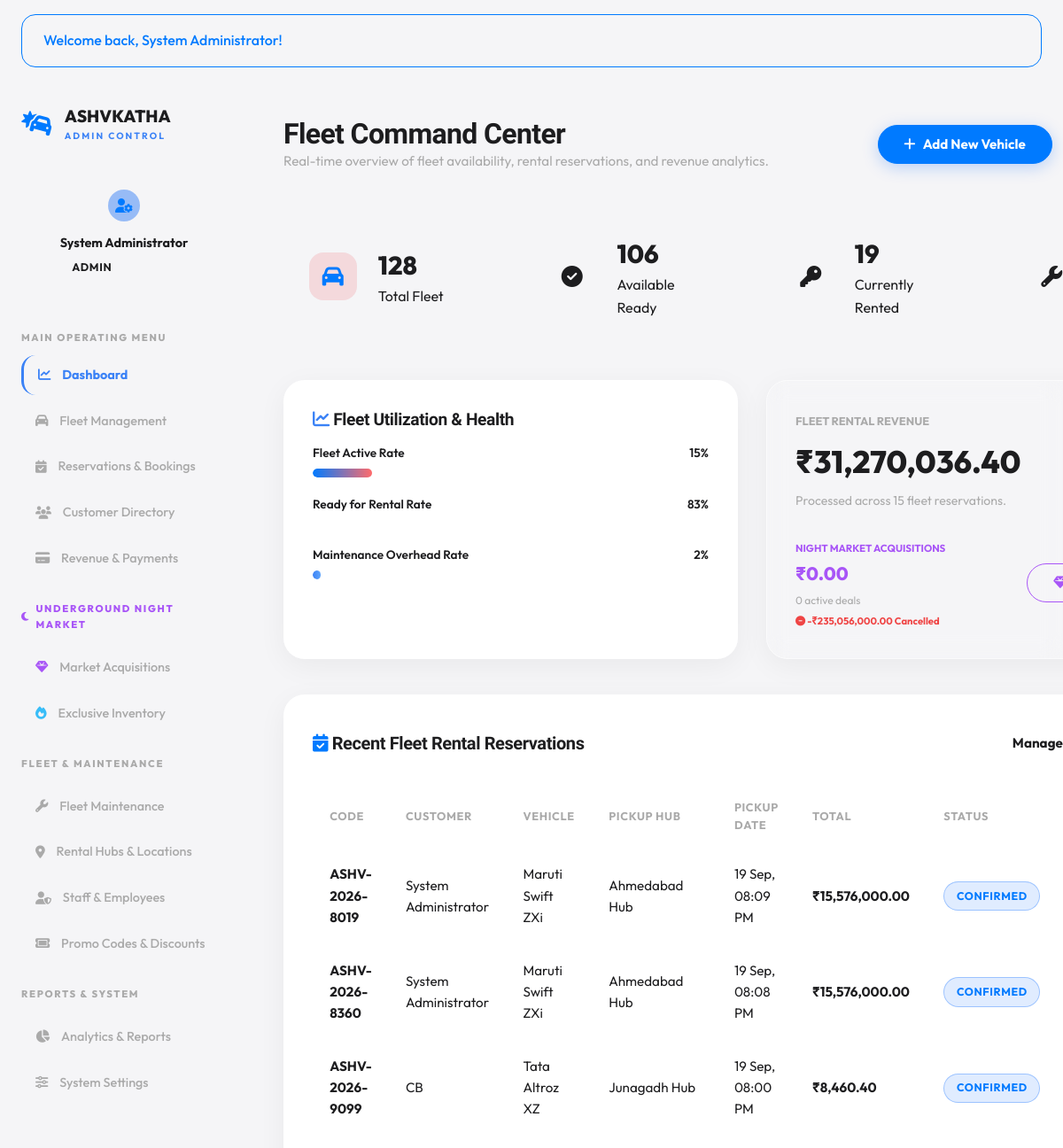
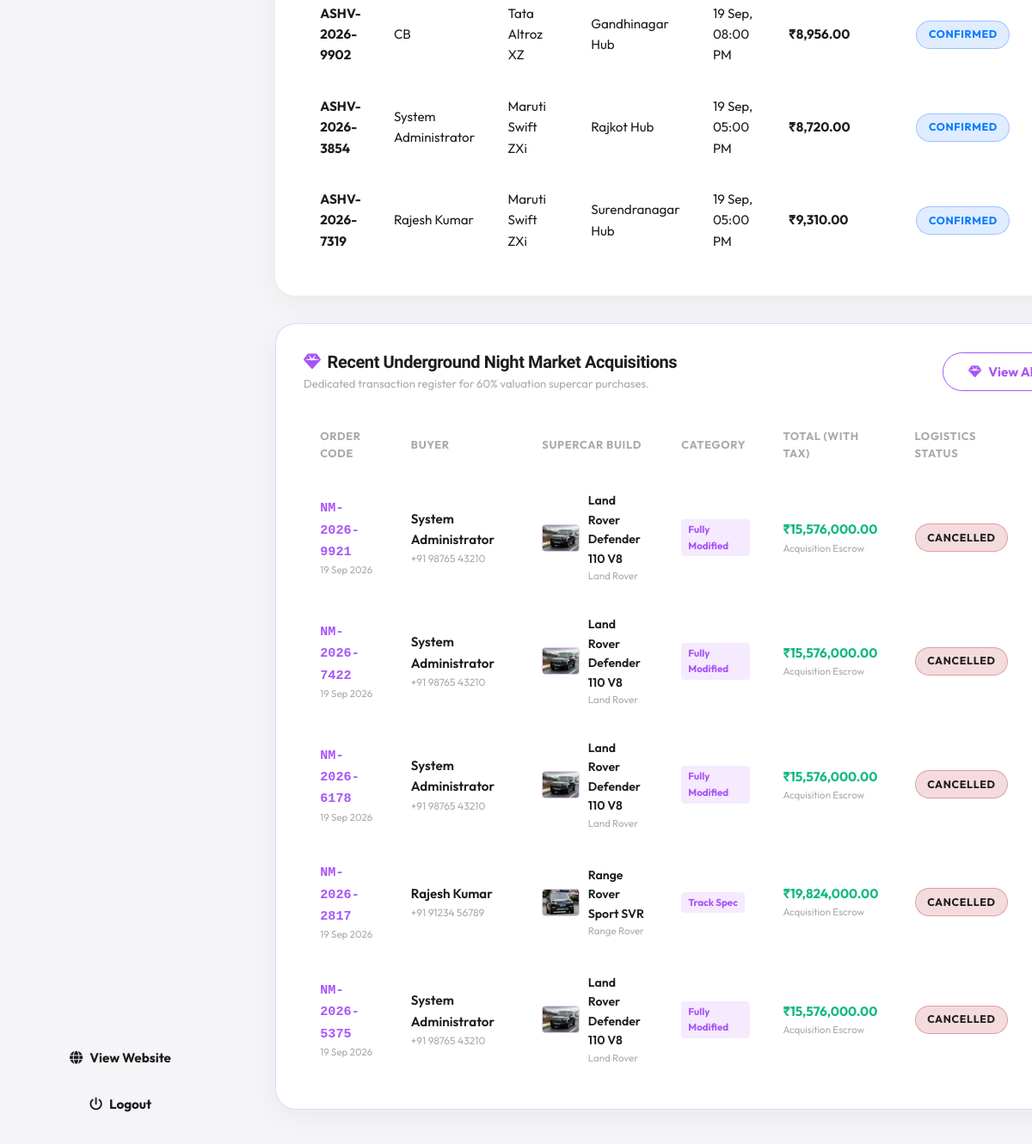
Page /admin/dashboard.php (signed in) on the committed database (2 pictures, top to bottom).
### tables this page shows
CREATE TABLE `bookings` (
  `id` int(11) NOT NULL AUTO_INCREMENT,
  `booking_code` varchar(20) NOT NULL,
  `user_id` int(11) NOT NULL,
  `vehicle_id` int(11) NOT NULL,
  `pickup_location_id` int(11) NOT NULL,
  `dropoff_location_id` int(11) NOT NULL,
  `delivery_method` varchar(100) DEFAULT 'Hub Self-Pickup',
  `delivery_address` varchar(255) DEFAULT NULL,
  `pickup_datetime` datetime NOT NULL,
  `return_datetime` datetime NOT NULL,
  `total_days` int(11) NOT NULL,
  `base_amount` decimal(10,2) NOT NULL,
  `extra_charges` decimal(10,2) NOT NULL DEFAULT 0.00,
  `discount_amount` decimal(10,2) NOT NULL DEFAULT 0.00,
  `tax_amount` decimal(10,2) NOT NULL DEFAULT 0.00,
  `deposit_amount` decimal(10,2) NOT NULL DEFAULT 0.00,
  `total_amount` decimal(10,2) NOT NULL,
  `status` enum('pending','confirmed','active','completed','cancelled') NOT NULL DEFAULT 'confirmed',
  `created_at` timestamp NOT NULL DEFAULT current_timestamp(),
  PRIMARY KEY (`id`),
  UNIQUE KEY `booking_code` (`booking_code`),
  KEY `user_id` (`user_id`),
  KEY `vehicle_id` (`vehicle_id`),
  KEY `pickup_location_id` (`pickup_location_id`),
  KEY `dropoff_location_id` (`dropoff_location_id`),
  CONSTRAINT `bookings_ibfk_1` FOREIGN KEY (`user_id`) REFERENCES `users` (`id`) ON DELETE CASCADE,
  CONSTRAINT `bookings_ibfk_2` FOREIGN KEY (`vehicle_id`) REFERENCES `vehicles` (`id`) ON DELETE CASCADE,
  CONSTRAINT `bookings_ibfk_3` FOREIGN KEY (`pickup_location_id`) REFERENCES `locations` (`id`) ON DELETE CASCADE,
  CONSTRAINT `bookings_ibfk_4` FOREIGN KEY (`dropoff_location_id`) REFERENCES `locations` (`id`) ON DELETE CASCADE
);

CREATE TABLE `users` (
  `id` int(11) NOT NULL AUTO_INCREMENT,
  `full_name` varchar(100) NOT NULL,
  `email` varchar(100) NOT NULL,
  `password` varchar(255) NOT NULL,
  `phone` varchar(20) NOT NULL,
  `role` enum('admin','manager','staff','customer') NOT NULL DEFAULT 'customer',
  `driving_license` varchar(50) DEFAULT NULL,
  `address` text DEFAULT NULL,
  `created_at` timestamp NOT NULL DEFAULT current_timestamp(),
  PRIMARY KEY (`id`),
  UNIQUE KEY `email` (`email`)
);

CREATE TABLE `vehicles` (
  `id` int(11) NOT NULL AUTO_INCREMENT,
  `category_id` int(11) NOT NULL,
  `location_id` int(11) NOT NULL,
  `brand` varchar(50) NOT NULL,
  `model` varchar(50) NOT NULL,
  `year` int(11) NOT NULL,
  `reg_number` varchar(30) NOT NULL,
  `fuel_type` enum('Petrol','Diesel','Electric','Hybrid') NOT NULL,
  `transmission` enum('Automatic','Manual') NOT NULL,
  `seating_capacity` int(11) NOT NULL,
  `daily_rate` decimal(10,2) NOT NULL,
  `hourly_rate` decimal(10,2) NOT NULL,
  `deposit_amount` decimal(10,2) NOT NULL,
  `status` enum('available','reserved','rented','returned','maintenance') NOT NULL DEFAULT 'available',
  `insurance_expiry` date DEFAULT '2026-12-31',
  `puc_expiry` date DEFAULT '2026-12-31',
  `image_url` varchar(255) NOT NULL,
  `mileage` varchar(50) NOT NULL,
  `description` text NOT NULL,
  `features` text NOT NULL,
  PRIMARY KEY (`id`),
  UNIQUE KEY `reg_number` (`reg_number`),
  KEY `category_id` (`category_id`),
  KEY `location_id` (`location_id`),
  CONSTRAINT `vehicles_ibfk_1` FOREIGN KEY (`category_id`) REFERENCES `vehicle_categories` (`id`) ON DELETE CASCADE,
  CONSTRAINT `vehicles_ibfk_2` FOREIGN KEY (`location_id`) REFERENCES `locations` (`id`) ON DELETE CASCADE
);

CREATE TABLE `locations` (
  `id` int(11) NOT NULL AUTO_INCREMENT,
  `city_name` varchar(50) NOT NULL,
  `location_address` varchar(255) NOT NULL,
  `contact_phone` varchar(20) NOT NULL,
  `status` enum('active','inactive') NOT NULL DEFAULT 'active',
  PRIMARY KEY (`id`)
);

CREATE TABLE `night_market_orders` (
  `id` int(11) NOT NULL AUTO_INCREMENT,
  `order_code` varchar(30) NOT NULL,
  `user_id` int(11) NOT NULL,
  `car_id` int(11) NOT NULL,
  `buyer_name` varchar(120) NOT NULL,
  `buyer_email` varchar(120) NOT NULL,
  `buyer_phone` varchar(30) NOT NULL,
  `delivery_option` varchar(255) NOT NULL,
  `delivery_address` text NOT NULL,
  `acquisition_price` decimal(15,2) NOT NULL,
  `tax_amount` decimal(15,2) NOT NULL DEFAULT 0.00,
  `total_amount` decimal(15,2) NOT NULL,
  `payment_method` varchar(150) NOT NULL DEFAULT 'Crypto Multi-Sig Escrow (USDT / BTC / ETH Cold Storage)',
  `payment_status` enum('pending','escrow_hold','completed','refunded') NOT NULL DEFAULT 'completed',
  `order_status` enum('pending','confirmed','in_transit','delivered','cancelled') NOT NULL DEFAULT 'confirmed',
  `transaction_id` varchar(50) DEFAULT NULL,
  `notes` text DEFAULT NULL,
  `created_at` timestamp NOT NULL DEFAULT current_timestamp(),
  `updated_at` timestamp NOT NULL DEFAULT current_timestamp() ON UPDATE current_timestamp(),
  PRIMARY KEY (`id`),
  UNIQUE KEY `order_code` (`order_code`),
  KEY `idx_user` (`user_id`),
  KEY `idx_car` (`car_id`),
  KEY `idx_order_status` (`order_status`)
);

CREATE TABLE `night_market` (
  `id` int(11) NOT NULL AUTO_INCREMENT,
  `vehicle_name` varchar(100) NOT NULL,
  `brand` varchar(50) NOT NULL DEFAULT '',
  `fuel_type` varchar(30) NOT NULL DEFAULT 'Petrol',
  `subtitle` varchar(100) NOT NULL,
  `category` enum('Blackout Edition','Fully Modified','Street Spec','Track Spec','Race Builds','No-Plate Display','Custom Builds','Rare Imports') NOT NULL,
  `badge_type` varchar(50) NOT NULL DEFAULT 'Non-Road-Legal',
  `daily_rate` decimal(10,2) NOT NULL,
  `image_url` varchar(255) NOT NULL,
  `specs_json` text NOT NULL,
  `features` text NOT NULL,
  `status` enum('available','coming_soon','sold_out') NOT NULL DEFAULT 'available',
  `is_returning` tinyint(1) DEFAULT 0,
  `is_featured` tinyint(1) DEFAULT 1,
  `created_at` timestamp NOT NULL DEFAULT current_timestamp(),
  PRIMARY KEY (`id`)
);

### admin/dashboard.php (the view, shortened to what the rows shown need)
<?php
require_once __DIR__ . '/../includes/functions.php';
$db = get_db_connection();
$recent_nm_orders = $db->query("
    SELECT o.*, nm.vehicle_name, nm.brand, nm.category, nm.image_url
    FROM night_market_orders o
    JOIN night_market nm ON o.car_id = nm.id
    ORDER BY o.created_at DESC LIMIT 5
")->fetchAll();
$recent_bookings = $db->query("
    SELECT b.*, v.brand, v.model, u.full_name as customer_name, l.city_name
    FROM bookings b
    JOIN vehicles v ON b.vehicle_id = v.id
    JOIN users u ON b.user_id = u.id
    JOIN locations l ON b.pickup_location_id = l.id
    ORDER BY b.created_at DESC LIMIT 6
")->fetchAll();
include __DIR__ . '/../includes/header.php';
?>
<div class="dashboard-layout">
  <main class="dashboard-content">
    <div class="dashboard-header">
      <div>
        <h1 class="dashboard-title">Fleet Command Center</h1>
      </div>
    </div>
    <div class="card" style="margin-bottom: 2rem;">
      <div class="table-responsive">
        <table class="data-table">
          <thead>
            <tr>
              <th>Code</th>
              <th>Customer</th>
              <th>Vehicle</th>
              <th>Pickup Hub</th>
              <th>Pickup Date</th>
              <th>Total</th>
              <th>Status</th>
              <th>Quick Action</th>
            </tr>
          </thead>
          <tbody>
            <?php if (empty($recent_bookings)): ?>
              <tr>
                <td colspan="8" style="text-align: center; color: var(--text-muted); padding: 2rem;">No fleet rental reservations found.</td>
              </tr>
            <?php else: ?>
              <?php foreach ($recent_bookings as $rb): ?>
                <tr>
                  <td><strong><?php echo htmlspecialchars($rb['booking_code']); ?></strong></td>
                  <td><?php echo htmlspecialchars($rb['customer_name']); ?></td>
                  <td><?php echo htmlspecialchars($rb['brand'] . ' ' . $rb['model']); ?></td>
                  <td><?php echo htmlspecialchars($rb['city_name']); ?> Hub</td>
                  <td><?php echo date('d M, h:i A', strtotime($rb['pickup_datetime'])); ?></td>
                  <td><strong><?php echo format_currency($rb['total_amount']); ?></strong></td>
                  <td><?php echo get_status_badge($rb['status']); ?></td>
                  <td>
                  </td>
                </tr>
              <?php endforeach; ?>
            <?php endif; ?>
          </tbody>
        </table>
      </div>
    </div>
    <div class="card" style="border: 1px solid rgba(168, 85, 247, 0.25);">
      <div class="table-responsive">
        <table class="data-table">
          <thead>
            <tr>
              <th>Order Code</th>
              <th>Buyer</th>
              <th>Supercar Build</th>
              <th>Category</th>
              <th>Total (with Tax)</th>
              <th>Logistics Status</th>
              <th style="text-align: right;">Action</th>
            </tr>
          </thead>
          <tbody>
            <?php if (empty($recent_nm_orders)): ?>
              <tr>
                <td colspan="7" style="text-align: center; color: var(--text-muted); padding: 2rem;">No Night Market acquisitions recorded yet.</td>
              </tr>
            <?php else: ?>
              <?php foreach ($recent_nm_orders as $nmo):
                $nm_img = (strpos($nmo['image_url'], 'http') === 0) ? $nmo['image_url'] : url($nmo['image_url']);
              ?>
                <tr>
                  <td>
                    <span style="font-family: monospace; font-weight: 700; color: #a855f7;">
                      <?php echo htmlspecialchars($nmo['order_code']); ?>
                    </span>
                    <div style="font-size: 0.72rem; color: var(--text-muted);">
                      <?php echo date('d M Y', strtotime($nmo['created_at'])); ?>
                    </div>
                  </td>
                  <td>
                    <div style="font-weight: 600; color: var(--text-main);">
                      <?php echo htmlspecialchars($nmo['buyer_name']); ?>
                    </div>
                    <div style="font-size: 0.75rem; color: var(--text-muted);">
                      <?php echo htmlspecialchars($nmo['buyer_phone']); ?>
                    </div>
                  </td>
                  <td>
                    <div style="display: flex; align-items: center; gap: 0.6rem;">
                      <img src="<?php echo htmlspecialchars($nm_img); ?>" alt="" style="width: 44px; height: 32px; object-fit: cover; border-radius: 4px; border: 1px solid rgba(168, 85, 247, 0.3);">
                      <div>
                        <div style="font-weight: 600; font-size: 0.88rem; color: var(--text-main);">
                          <?php echo htmlspecialchars($nmo['vehicle_name']); ?>
                        </div>
                        <div style="font-size: 0.72rem; color: var(--text-muted);">
                          <?php echo htmlspecialchars($nmo['brand']); ?>
                        </div>
                      </div>
                    </div>
                  </td>
                  <td>
                    <span style="display: inline-block; padding: 0.2rem 0.5rem; border-radius: 4px; font-size: 0.72rem; font-weight: 700; background: rgba(168, 85, 247, 0.12); color: #a855f7;">
                      <?php echo htmlspecialchars($nmo['category']); ?>
                    </span>
                  </td>
                  <td>
                    <strong style="color: #10b981; font-size: 0.95rem;"><?php echo format_currency($nmo['total_amount']); ?></strong>
                    <div style="font-size: 0.72rem; color: var(--text-muted);">Acquisition Escrow</div>
                  </td>
                  <td>
                    <?php
                    $status_colors = [
                        'pending'    => 'warning',
                        'confirmed'  => 'info',
                        'in_transit' => 'primary',
                        'delivered'  => 'success',
                        'cancelled'  => 'danger'
                    ];
                    $badge_class = $status_colors[$nmo['order_status']] ?? 'secondary';
                    ?>
                    <span class="badge badge-<?php echo $badge_class; ?>">
                      <?php echo strtoupper(str_replace('_', ' ', $nmo['order_status'])); ?>
                    </span>
                  </td>
                  <td style="text-align: right;">
                  </td>
                </tr>
              <?php endforeach; ?>
            <?php endif; ?>
          </tbody>
        </table>
      </div>
    </div>
  </main>
</div>
</body>
</html>

### includes/functions.php (shortened to what the rows shown need)
<?php
function url($path = '') {
    $path = '/' . ltrim($path, '/');
    return BASE_URL . $path;
}
function format_currency($amount) {
    return '₹' . number_format((float)$amount, 2, '.', ',');
}
function get_status_badge($status) {
    $status = strtolower(trim($status));
    $badge_class = 'badge-secondary';
    $label = ucfirst($status);
    switch ($status) {
        case 'rented':
        case 'reserved':
        case 'confirmed':
        case 'in_progress':
            $badge_class = 'badge-info';
            break;
    }
    return "<span class=\"badge {$badge_class}\">" . htmlspecialchars($label) . "</span>";
}

### rows in the picture
bookings: booking_code "ASHV-2026-8019", user.full_name "System Administrator", vehicle.model "Maruti Swift ZXi", pickup_location.city_name "Ahmedabad", pickup_datetime "19 Sep, 08:09 PM", total_amount "₹15,576,000.00", status "CONFIRMED"
bookings: booking_code "ASHV-2026-8360", user.full_name "System Administrator", vehicle.model "Maruti Swift ZXi", pickup_location.city_name "Ahmedabad", pickup_datetime "19 Sep, 08:08 PM", total_amount "₹15,576,000.00", status "CONFIRMED"
bookings: booking_code "ASHV-2026-9099", user.full_name "CB", vehicle.model "Tata Altroz XZ", pickup_location.city_name "Junagadh", pickup_datetime "19 Sep, 08:00 PM", total_amount "₹8,460.40", status "CONFIRMED"
bookings: booking_code "ASHV-2026-9902", user.full_name "CB", vehicle.model "Tata Altroz XZ", pickup_location.city_name "Gandhinagar", pickup_datetime "19 Sep, 08:00 PM", total_amount "₹8,956.00", status "CONFIRMED"
bookings: booking_code "ASHV-2026-3854", user.full_name "System Administrator", vehicle.model "Maruti Swift ZXi", pickup_location.city_name "Rajkot", pickup_datetime "19 Sep, 05:00 PM", total_amount "₹8,720.00", status "CONFIRMED"
bookings: booking_code "ASHV-2026-7319", user.full_name "Rajesh Kumar", vehicle.model "Maruti Swift ZXi", pickup_location.city_name "Surendranagar", pickup_datetime "19 Sep, 05:00 PM", total_amount "₹9,310.00", status "CONFIRMED"
night_market_orders: order_code "NM-2026-9921", created_at "19 Sep 2026", buyer_name "System Administrator", buyer_phone "+91 98765 43210", night_market.image_url (picture), night_market.vehicle_name "Land Rover Defender 110 V8", night_market.brand "Land Rover", night_market.category "Fully Modified", total_amount "₹15,576,000.00", order_status "CANCELLED"
night_market_orders: order_code "NM-2026-7422", created_at "19 Sep 2026", buyer_name "System Administrator", buyer_phone "+91 98765 43210", night_market.image_url (picture), night_market.vehicle_name "Land Rover Defender 110 V8", night_market.brand "Land Rover", night_market.category "Fully Modified", total_amount "₹15,576,000.00", order_status "CANCELLED"
night_market_orders: order_code "NM-2026-6178", created_at "19 Sep 2026", buyer_name "System Administrator", buyer_phone "+91 98765 43210", night_market.image_url (picture), night_market.vehicle_name "Land Rover Defender 110 V8", night_market.brand "Land Rover", night_market.category "Fully Modified", total_amount "₹15,576,000.00", order_status "CANCELLED"
night_market_orders: order_code "NM-2026-2817", created_at "19 Sep 2026", buyer_name "Rajesh Kumar", buyer_phone "+91 91234 56789", night_market.image_url (picture), night_market.vehicle_name "Range Rover Sport SVR", night_market.brand "Range Rover", night_market.category "Track Spec", total_amount "₹19,824,000.00", order_status "CANCELLED"
night_market_orders: order_code "NM-2026-5375", created_at "19 Sep 2026", buyer_name "System Administrator", buyer_phone "+91 98765 43210", night_market.image_url (picture), night_market.vehicle_name "Land Rover Defender 110 V8", night_market.brand "Land Rover", night_market.category "Fully Modified", total_amount "₹15,576,000.00", order_status "CANCELLED"

### other values in the picture
$msg "Welcome back, System Administrator!"
$user['full_name'] "System Administrator"
$user['role'] "ADMIN"
$total_vehicles "128"
$available_count "106"
$rented_count "19"
format_currency($total_revenue) "₹31,270,036.40"
$total_bookings "15"
format_currency($nm_revenue) "₹0.00"
$nm_orders_count "0"
format_currency($nm_cancelled_vol) "₹235,056,000.00"
